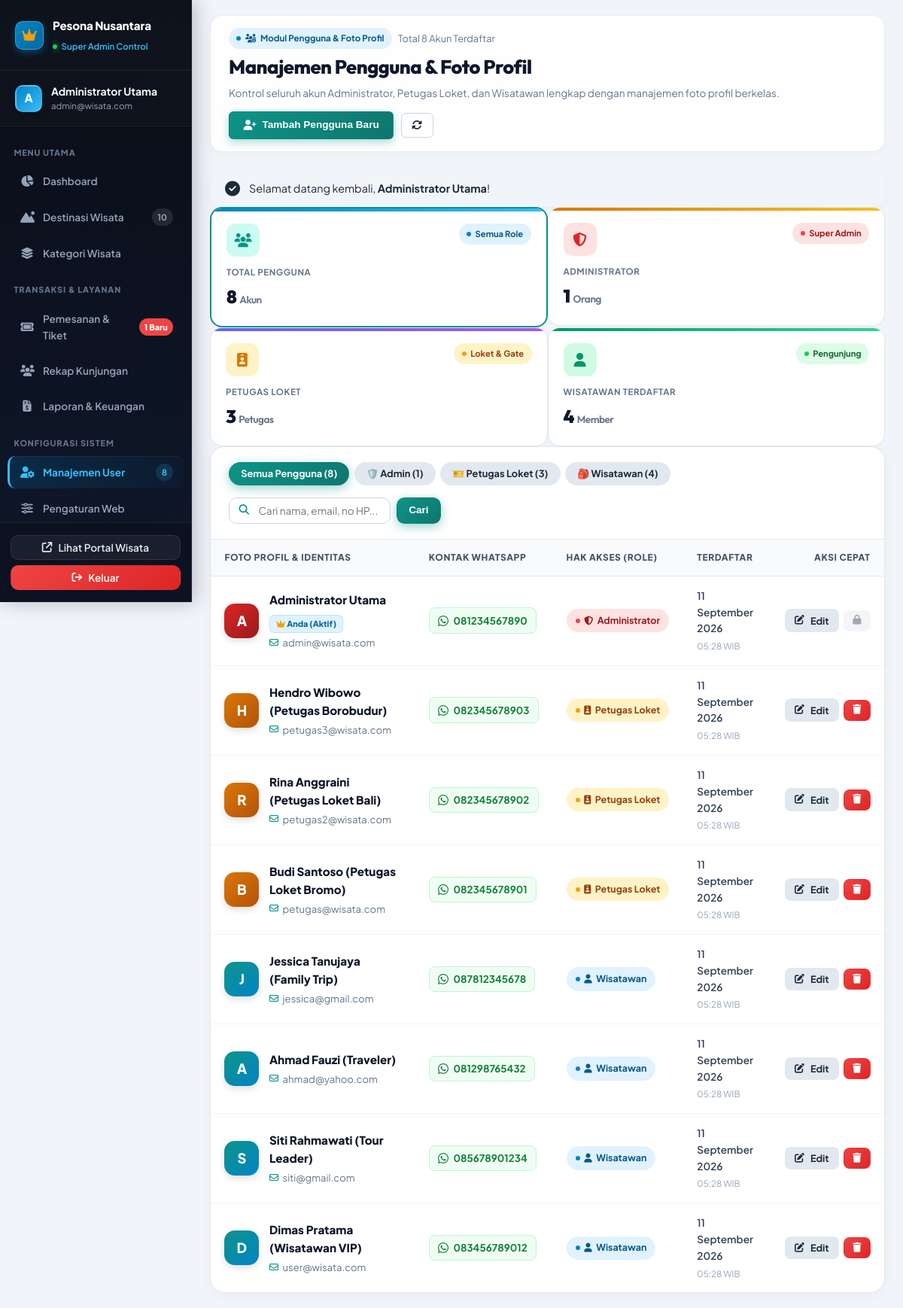
The page /admin/users.php (signed in) on the database its author committed.
### tables this page shows
CREATE TABLE `pengaturan_web` (
  `id` INT AUTO_INCREMENT PRIMARY KEY,
  `nama_sistem` VARCHAR(100) NOT NULL DEFAULT 'Pesona Nusantara',
  `tagline` VARCHAR(200) DEFAULT 'Sistem Informasi & Reservasi Wisata Berkelas Indonesia',
  `deskripsi` TEXT DEFAULT NULL,
  `kontak_email` VARCHAR(100) DEFAULT 'kontak@pesonanusantara.id',
  `kontak_telp` VARCHAR(30) DEFAULT '+62 821-9988-7766',
  `alamat` TEXT DEFAULT NULL,
  `logo` VARCHAR(255) DEFAULT NULL,
  `banner` VARCHAR(255) DEFAULT NULL,
  `sosmed_instagram` VARCHAR(100) DEFAULT 'pesonanusantara.id',
  `sosmed_facebook` VARCHAR(100) DEFAULT 'pesonanusantara.official',
  `sosmed_youtube` VARCHAR(100) DEFAULT 'PesonaNusantaraTV',
  `updated_at` TIMESTAMP DEFAULT CURRENT_TIMESTAMP ON UPDATE CURRENT_TIMESTAMP
);

CREATE TABLE `users` (
  `id` INT AUTO_INCREMENT PRIMARY KEY,
  `nama` VARCHAR(100) NOT NULL,
  `email` VARCHAR(100) NOT NULL UNIQUE,
  `password` VARCHAR(255) NOT NULL,
  `no_telp` VARCHAR(30) DEFAULT NULL,
  `role` ENUM('admin', 'petugas', 'pengunjung') NOT NULL DEFAULT 'pengunjung',
  `foto` VARCHAR(255) DEFAULT 'default_avatar.png',
  `created_at` TIMESTAMP DEFAULT CURRENT_TIMESTAMP
);

### admin/users.php (the view, shortened to what the rows shown need)
<?php
require_once __DIR__ . '/../config/database.php';
$id = (int)($_GET['id'] ?? 0);
$sql = "SELECT * FROM users WHERE 1=1";
$params = [];
$sql .= " ORDER BY CASE role WHEN 'admin' THEN 1 WHEN 'petugas' THEN 2 ELSE 3 END, id DESC";
$stmtUsers = $pdo->prepare($sql);
$stmtUsers->execute($params);
$usersList = $stmtUsers->fetchAll();
require_once __DIR__ . '/includes/header.php';
require_once __DIR__ . '/includes/sidebar.php';
?>
<main class="admin-main">
  <div class="admin-topbar-luxury">
    <div>
      <h1 style="font-size: 1.6rem; font-weight: 800; color: #0f172a; margin: 0; letter-spacing: -0.02em;">
        Manajemen Pengguna & Foto Profil
      </h1>
    </div>
  </div>
  <div class="card-table-luxury" style="width: 100%; border-radius: 1.25rem; box-shadow: 0 4px 20px rgba(0, 0, 0, 0.03);">
    <div style="overflow-x: auto; width: 100%;">
      <table class="table-luxury" style="width: 100%; border-collapse: separate; border-spacing: 0;">
        <thead>
          <tr>
            <th style="width: 35%;">Foto Profil & Identitas</th>
            <th style="width: 20%;">Kontak WhatsApp</th>
            <th style="width: 18%;">Hak Akses (Role)</th>
            <th style="width: 15%;">Terdaftar</th>
            <th style="width: 12%; text-align: right;">Aksi Cepat</th>
          </tr>
        </thead>
        <tbody>
          <?php if (empty($usersList)): ?>
            <tr>
              <td colspan="5" style="text-align: center; padding: 4rem 1rem; color: #94a3b8;">
                <i class="fa-solid fa-user-slash" style="font-size: 2.8rem; margin-bottom: 0.75rem; display: block; color: #cbd5e1;"></i>
                <p style="font-size: 1rem; font-weight: 700; color: #475569; margin: 0;">Tidak ada data pengguna yang sesuai dengan filter.</p>
                <p style="font-size: 0.82rem; color: #94a3b8; margin-top: 0.25rem;">Coba bersihkan kata kunci pencarian atau ubah tab kategori role di atas.</p>
              </td>
            </tr>
          <?php else: ?>
            <?php foreach ($usersList as $u):
              $userInit = strtoupper(substr($u['nama'], 0, 1));
              $isSelf = ((int)$u['id'] === (int)$_SESSION['user_id']);
              $isBeingEdited = ($id === (int)$u['id']);
              $userFotoFile = $u['foto'] ?? 'default_avatar.png';
              $hasUserFoto = (!empty($userFotoFile) && $userFotoFile !== 'default_avatar.png' && file_exists(__DIR__ . '/../assets/uploads/users/' . $userFotoFile));
            ?>
              <tr style="<?= $isBeingEdited ? 'background-color: #f0fdfa;' : '' ?>">
                <td>
                  <div style="display: flex; align-items: center; gap: 0.85rem;">
                    <?php if ($hasUserFoto): ?>
                      <img src="<?= BASE_URL ?>assets/uploads/users/<?= htmlspecialchars($userFotoFile) ?>" alt="<?= htmlspecialchars($u['nama']) ?>" style="width: 46px; height: 46px; min-width: 46px; border-radius: 14px; object-fit: cover; border: 2px solid <?= $u['role'] === 'admin' ? '#dc2626' : ($u['role'] === 'petugas' ? '#d97706' : '#0d9488') ?>; box-shadow: 0 4px 10px rgba(0,0,0,0.12);">
                    <?php else: ?>
                      <div style="width: 46px; height: 46px; min-width: 46px; border-radius: 14px; display: flex; align-items: center; justify-content: center; font-weight: 800; font-size: 1.15rem; color: #ffffff; background: <?= $u['role'] === 'admin' ? 'linear-gradient(135deg, #dc2626, #991b1b)' : ($u['role'] === 'petugas' ? 'linear-gradient(135deg, #d97706, #b45309)' : 'linear-gradient(135deg, #0d9488, #0284c7)') ?>; box-shadow: 0 4px 10px rgba(0,0,0,0.12);">
                        <?= $userInit ?>
                      </div>
                    <?php endif; ?>
                    <div>
                      <div style="display: flex; align-items: center; gap: 0.45rem; flex-wrap: wrap;">
                        <strong style="color: #0f172a; font-size: 0.95rem; font-weight: 800;">
                          <?= htmlspecialchars($u['nama']) ?>
                        </strong>
                        <?php if ($isSelf): ?>
                          <span style="font-size: 0.68rem; font-weight: 800; background: #e0f2fe; color: #0369a1; padding: 0.15rem 0.5rem; border-radius: 0.35rem; border: 1px solid #bae6fd;">
                            <i class="fa-solid fa-crown text-amber"></i> Anda (Aktif)
                          </span>
                        <?php endif; ?>
                      </div>
                      <a href="mailto:<?= htmlspecialchars($u['email']) ?>" style="font-size: 0.82rem; color: #64748b; text-decoration: none; display: inline-flex; align-items: center; gap: 0.35rem; margin-top: 0.15rem;">
                        <i class="fa-regular fa-envelope" style="font-size: 0.75rem; color: #0d9488;"></i> <?= htmlspecialchars($u['email']) ?>
                      </a>
                    </div>
                  </div>
                </td>
                <td>
                  <?php if (!empty($u['no_telp'])):
                    $waClean = preg_replace('/[^0-9]/', '', $u['no_telp']);
                    if (substr($waClean, 0, 1) === '0') {
                        $waClean = '62' . substr($waClean, 1);
                    }
                  ?>
                    <a href="https://wa.me/<?= $waClean ?>" target="_blank" style="font-size: 0.84rem; font-weight: 700; color: #15803d; text-decoration: none; display: inline-flex; align-items: center; gap: 0.4rem; background: #f0fdf4; padding: 0.35rem 0.7rem; border-radius: 0.5rem; border: 1px solid #bbf7d0;" title="Kirim Chat WhatsApp">
                      <i class="fa-brands fa-whatsapp text-emerald" style="font-size: 1rem;"></i> <?= htmlspecialchars($u['no_telp']) ?>
                    </a>
                  <?php else: ?>
                    <span style="font-size: 0.8rem; color: #94a3b8; font-style: italic;">Belum diisi</span>
                  <?php endif; ?>
                </td>
                <td>
                  <?php if ($u['role'] === 'admin'): ?>
                    <span class="badge-luxury badge-luxury-danger" style="font-size: 0.78rem; padding: 0.35rem 0.75rem;">
                      <i class="fa-solid fa-shield-halved" style="font-size: 0.75rem;"></i> Administrator
                    </span>
                  <?php elseif ($u['role'] === 'petugas'): ?>
                    <span class="badge-luxury badge-luxury-warning" style="font-size: 0.78rem; padding: 0.35rem 0.75rem;">
                      <i class="fa-solid fa-id-badge" style="font-size: 0.75rem;"></i> Petugas Loket
                    </span>
                  <?php else: ?>
                    <span class="badge-luxury badge-luxury-primary" style="font-size: 0.78rem; padding: 0.35rem 0.75rem;">
                      <i class="fa-solid fa-user" style="font-size: 0.75rem;"></i> Wisatawan
                    </span>
                  <?php endif; ?>
                </td>
                <td>
                  <span style="font-size: 0.85rem; color: #334155; display: block; font-weight: 600;">
                    <?= formatTanggalIndo($u['created_at']) ?>
                  </span>
                  <small style="font-size: 0.72rem; color: #94a3b8;">
                    <?= date('H:i', strtotime($u['created_at'])) ?> WIB
                  </small>
                </td>
                <td style="text-align: right;">
                  <div style="display: inline-flex; align-items: center; gap: 0.4rem; justify-content: flex-end;">
                    <a href="<?= BASE_URL ?>admin/users.php?id=<?= $u['id'] ?>&show_form=1" class="btn btn-secondary btn-sm" style="padding: 0.4rem 0.75rem; font-size: 0.8rem; border-radius: 0.5rem; font-weight: 700;" title="Edit Data Pengguna">
                      <i class="fa-solid fa-pen-to-square"></i> Edit
                    </a>
                    <?php if (!$isSelf): ?>
                      <a href="<?= BASE_URL ?>admin/users.php?action=delete&id=<?= $u['id'] ?>" class="btn btn-danger btn-sm" style="padding: 0.4rem 0.7rem; font-size: 0.8rem; border-radius: 0.5rem;" title="Hapus Akun" onclick="return confirm('Apakah Anda yakin ingin menghapus akun pengguna [<?= htmlspecialchars(addslashes($u['nama'])) ?>]? Tindakan ini tidak dapat dibatalkan.')">
                        <i class="fa-solid fa-trash"></i>
                      </a>
                    <?php else: ?>
                      <button type="button" class="btn btn-secondary btn-sm" style="padding: 0.4rem 0.7rem; font-size: 0.8rem; opacity: 0.4; cursor: not-allowed; border-radius: 0.5rem;" title="Akun Anda aktif saat ini (tidak bisa dihapus)">
                        <i class="fa-solid fa-lock"></i>
                      </button>
                    <?php endif; ?>
                  </div>
                </td>
              </tr>
            <?php endforeach; ?>
          <?php endif; ?>
        </tbody>
      </table>
    </div>
  </div>
</main>
<?php require_once __DIR__ . '/includes/footer.php'; ?>

### admin/includes/sidebar.php (shortened to what the rows shown need)
<aside class="admin-sidebar">
  <div class="admin-sidebar-brand">
    <div style="overflow: hidden; flex: 1;">
      <span style="display: block; font-weight: 800; font-size: 0.95rem; color: #ffffff; letter-spacing: -0.01em; white-space: nowrap; text-overflow: ellipsis; overflow: hidden;">
        <?= htmlspecialchars($settings['nama_sistem'] ?? 'Pesona Nusantara') ?>
      </span>
      <span style="display: inline-flex; align-items: center; gap: 0.35rem; font-size: 0.72rem; color: #38bdf8; font-weight: 600;">
        <span style="width: 6px; height: 6px; border-radius: 50%; background: #22c55e; display: inline-block; box-shadow: 0 0 8px #22c55e;"></span>
        Super Admin Control
      </span>
    </div>
  </div>
</aside>

### rows shown on the page
pengaturan_web: nama_sistem "Pesona Nusantara"
users: nama "A", nama "Administrator Utama", shows "Anda (Aktif)", email "admin@wisata.com", no_telp "081234567890", role "admin" (drawn), created_at "11 September 2026", created_at "05:28"
users: nama "H", nama "Hendro Wibowo (Petugas Borobudur)", email "petugas3@wisata.com", no_telp "082345678903", role "petugas" (drawn), created_at "11 September 2026", created_at "05:28"
users: nama "R", nama "Rina Anggraini (Petugas Loket Bali)", email "petugas2@wisata.com", no_telp "082345678902", role "petugas" (drawn), created_at "11 September 2026", created_at "05:28"
users: nama "B", nama "Budi Santoso (Petugas Loket Bromo)", email "petugas@wisata.com", no_telp "082345678901", role "petugas" (drawn), created_at "11 September 2026", created_at "05:28"
users: nama "J", nama "Jessica Tanujaya (Family Trip)", email "jessica@gmail.com", no_telp "087812345678", role "pengunjung" (drawn), created_at "11 September 2026", created_at "05:28"
users: nama "A", nama "Ahmad Fauzi (Traveler)", email "ahmad@yahoo.com", no_telp "081298765432", role "pengunjung" (drawn), created_at "11 September 2026", created_at "05:28"
users: nama "S", nama "Siti Rahmawati (Tour Leader)", email "siti@gmail.com", no_telp "085678901234", role "pengunjung" (drawn), created_at "11 September 2026", created_at "05:28"
users: nama "D", nama "Dimas Pratama (Wisatawan VIP)", email "user@wisata.com", no_telp "083456789012", role "pengunjung" (drawn), created_at "11 September 2026", created_at "05:28"

### other values the page prints
$initial "A"
$userName "Administrator Utama"
$userEmail "admin@wisata.com"
$cntDestinasi "10"
$cntPendingPesanan "1"
$cntUsers "8"
$totalAllUsers "8"
$flash['message'] "Selamat datang kembali, Administrator Utama !"
$totalAdmin "1"
$totalPetugas "3"
$totalPengunjung "4"
